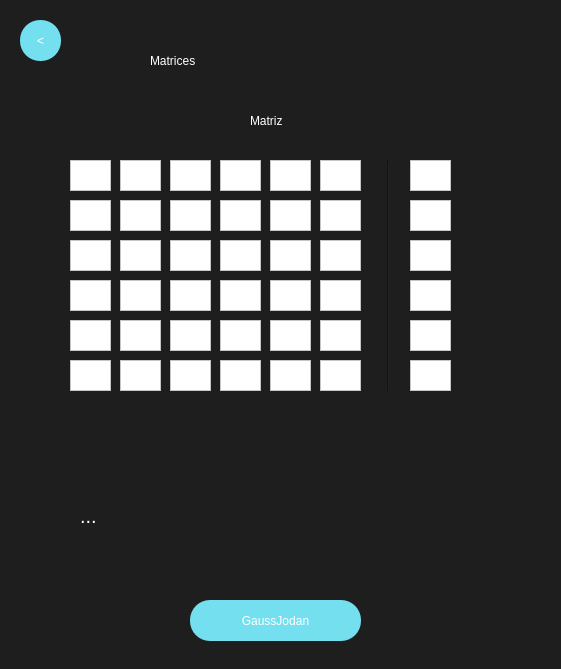
<?xml version="1.0" encoding="UTF-8"?>
<ui version="4.0">
 <class>MainWindow</class>
 <widget class="QMainWindow" name="MainWindow">
  <property name="geometry">
   <rect>
    <x>0</x>
    <y>0</y>
    <width>561</width>
    <height>669</height>
   </rect>
  </property>
  <property name="minimumSize">
   <size>
    <width>0</width>
    <height>0</height>
   </size>
  </property>
  <property name="maximumSize">
   <size>
    <width>2000</width>
    <height>2000</height>
   </size>
  </property>
  <property name="windowTitle">
   <string>MainWindow</string>
  </property>
  <property name="styleSheet">
   <string notr="true">QWidget{
background-color:#1E1E1E;
}

QPushButton{
background-color:#74E0Ef;
color:white;
font: 30pt &quot;Impact&quot;;
border-radius:25px;
}

QPushButton:hover{
background-color:#7A63FF;
color:#74E0Ef;
font: 30pt &quot;Impact&quot;;
border-radius:30px;
}
Line{
background-color:white;
}
</string>
  </property>
  <widget class="QWidget" name="centralwidget">
   <widget class="QLabel" name="label">
    <property name="geometry">
     <rect>
      <x>150</x>
      <y>30</y>
      <width>241</width>
      <height>61</height>
     </rect>
    </property>
    <property name="styleSheet">
     <string notr="true">color:white;
font: 50pt &quot;Impact&quot;;
</string>
    </property>
    <property name="text">
     <string>Matrices</string>
    </property>
   </widget>
   <widget class="QPushButton" name="GausBackButton">
    <property name="geometry">
     <rect>
      <x>20</x>
      <y>20</y>
      <width>41</width>
      <height>41</height>
     </rect>
    </property>
    <property name="styleSheet">
     <string notr="true">font: 20pt &quot;impact&quot;;
border-radius:20px;</string>
    </property>
    <property name="text">
     <string>&lt;</string>
    </property>
   </widget>
   <widget class="QTextEdit" name="num1Entry">
    <property name="geometry">
     <rect>
      <x>70</x>
      <y>160</y>
      <width>41</width>
      <height>31</height>
     </rect>
    </property>
    <property name="styleSheet">
     <string notr="true">background-color: rgb(255, 255, 255);</string>
    </property>
   </widget>
   <widget class="QTextEdit" name="num2Entry">
    <property name="geometry">
     <rect>
      <x>120</x>
      <y>160</y>
      <width>41</width>
      <height>31</height>
     </rect>
    </property>
    <property name="styleSheet">
     <string notr="true">background-color: rgb(255, 255, 255);</string>
    </property>
   </widget>
   <widget class="QTextEdit" name="num3Entry">
    <property name="geometry">
     <rect>
      <x>170</x>
      <y>160</y>
      <width>41</width>
      <height>31</height>
     </rect>
    </property>
    <property name="styleSheet">
     <string notr="true">background-color: rgb(255, 255, 255);</string>
    </property>
   </widget>
   <widget class="QTextEdit" name="num7Entry">
    <property name="geometry">
     <rect>
      <x>70</x>
      <y>200</y>
      <width>41</width>
      <height>31</height>
     </rect>
    </property>
    <property name="styleSheet">
     <string notr="true">background-color: rgb(255, 255, 255);</string>
    </property>
   </widget>
   <widget class="QTextEdit" name="num9Entry">
    <property name="geometry">
     <rect>
      <x>170</x>
      <y>200</y>
      <width>41</width>
      <height>31</height>
     </rect>
    </property>
    <property name="styleSheet">
     <string notr="true">background-color: rgb(255, 255, 255);</string>
    </property>
   </widget>
   <widget class="QTextEdit" name="num8Entry">
    <property name="geometry">
     <rect>
      <x>120</x>
      <y>200</y>
      <width>41</width>
      <height>31</height>
     </rect>
    </property>
    <property name="styleSheet">
     <string notr="true">background-color: rgb(255, 255, 255);</string>
    </property>
   </widget>
   <widget class="QTextEdit" name="num15Entry">
    <property name="geometry">
     <rect>
      <x>170</x>
      <y>240</y>
      <width>41</width>
      <height>31</height>
     </rect>
    </property>
    <property name="styleSheet">
     <string notr="true">background-color: rgb(255, 255, 255);</string>
    </property>
   </widget>
   <widget class="QTextEdit" name="num13Entry">
    <property name="geometry">
     <rect>
      <x>70</x>
      <y>240</y>
      <width>41</width>
      <height>31</height>
     </rect>
    </property>
    <property name="styleSheet">
     <string notr="true">background-color: rgb(255, 255, 255);</string>
    </property>
   </widget>
   <widget class="QTextEdit" name="num14Entry">
    <property name="geometry">
     <rect>
      <x>120</x>
      <y>240</y>
      <width>41</width>
      <height>31</height>
     </rect>
    </property>
    <property name="styleSheet">
     <string notr="true">background-color: rgb(255, 255, 255);</string>
    </property>
   </widget>
   <widget class="QLabel" name="label_2">
    <property name="geometry">
     <rect>
      <x>250</x>
      <y>100</y>
      <width>71</width>
      <height>41</height>
     </rect>
    </property>
    <property name="styleSheet">
     <string notr="true">color:white;
font: 20pt &quot;Impact&quot;;
</string>
    </property>
    <property name="text">
     <string>Matriz </string>
    </property>
   </widget>
   <widget class="QLabel" name="ResultMatrix">
    <property name="geometry">
     <rect>
      <x>80</x>
      <y>450</y>
      <width>351</width>
      <height>131</height>
     </rect>
    </property>
    <property name="maximumSize">
     <size>
      <width>1000</width>
      <height>900</height>
     </size>
    </property>
    <property name="styleSheet">
     <string notr="true">color:white;
font:20px</string>
    </property>
    <property name="text">
     <string>...</string>
    </property>
    <property name="wordWrap">
     <bool>true</bool>
    </property>
   </widget>
   <widget class="QPushButton" name="GausButton">
    <property name="geometry">
     <rect>
      <x>190</x>
      <y>600</y>
      <width>171</width>
      <height>41</height>
     </rect>
    </property>
    <property name="maximumSize">
     <size>
      <width>16777215</width>
      <height>300</height>
     </size>
    </property>
    <property name="styleSheet">
     <string notr="true">font: 20pt &quot;impact&quot;;
border-radius:20px;</string>
    </property>
    <property name="text">
     <string>GaussJodan</string>
    </property>
   </widget>
   <widget class="QTextEdit" name="ind1Entry">
    <property name="geometry">
     <rect>
      <x>410</x>
      <y>160</y>
      <width>41</width>
      <height>31</height>
     </rect>
    </property>
    <property name="styleSheet">
     <string notr="true">background-color: rgb(255, 255, 255);</string>
    </property>
   </widget>
   <widget class="QTextEdit" name="ind3Entry">
    <property name="geometry">
     <rect>
      <x>410</x>
      <y>240</y>
      <width>41</width>
      <height>31</height>
     </rect>
    </property>
    <property name="styleSheet">
     <string notr="true">background-color: rgb(255, 255, 255);</string>
    </property>
   </widget>
   <widget class="QTextEdit" name="ind2Entry">
    <property name="geometry">
     <rect>
      <x>410</x>
      <y>200</y>
      <width>41</width>
      <height>31</height>
     </rect>
    </property>
    <property name="styleSheet">
     <string notr="true">background-color: rgb(255, 255, 255);</string>
    </property>
   </widget>
   <widget class="Line" name="line">
    <property name="geometry">
     <rect>
      <x>380</x>
      <y>160</y>
      <width>16</width>
      <height>231</height>
     </rect>
    </property>
    <property name="styleSheet">
     <string notr="true">background{
color:white;
}</string>
    </property>
    <property name="orientation">
     <enum>Qt::Vertical</enum>
    </property>
   </widget>
   <widget class="QTextEdit" name="num10Entry">
    <property name="geometry">
     <rect>
      <x>220</x>
      <y>200</y>
      <width>41</width>
      <height>31</height>
     </rect>
    </property>
    <property name="styleSheet">
     <string notr="true">background-color: rgb(255, 255, 255);</string>
    </property>
   </widget>
   <widget class="QTextEdit" name="num4Entry">
    <property name="geometry">
     <rect>
      <x>220</x>
      <y>160</y>
      <width>41</width>
      <height>31</height>
     </rect>
    </property>
    <property name="styleSheet">
     <string notr="true">background-color: rgb(255, 255, 255);</string>
    </property>
   </widget>
   <widget class="QTextEdit" name="num16Entry">
    <property name="geometry">
     <rect>
      <x>220</x>
      <y>240</y>
      <width>41</width>
      <height>31</height>
     </rect>
    </property>
    <property name="styleSheet">
     <string notr="true">background-color: rgb(255, 255, 255);</string>
    </property>
   </widget>
   <widget class="QTextEdit" name="num19Entry">
    <property name="geometry">
     <rect>
      <x>70</x>
      <y>280</y>
      <width>41</width>
      <height>31</height>
     </rect>
    </property>
    <property name="styleSheet">
     <string notr="true">background-color: rgb(255, 255, 255);</string>
    </property>
   </widget>
   <widget class="QTextEdit" name="num20Entry">
    <property name="geometry">
     <rect>
      <x>120</x>
      <y>280</y>
      <width>41</width>
      <height>31</height>
     </rect>
    </property>
    <property name="styleSheet">
     <string notr="true">background-color: rgb(255, 255, 255);</string>
    </property>
   </widget>
   <widget class="QTextEdit" name="num21Entry">
    <property name="geometry">
     <rect>
      <x>170</x>
      <y>280</y>
      <width>41</width>
      <height>31</height>
     </rect>
    </property>
    <property name="styleSheet">
     <string notr="true">background-color: rgb(255, 255, 255);</string>
    </property>
   </widget>
   <widget class="QTextEdit" name="num22Entry">
    <property name="geometry">
     <rect>
      <x>220</x>
      <y>280</y>
      <width>41</width>
      <height>31</height>
     </rect>
    </property>
    <property name="styleSheet">
     <string notr="true">background-color: rgb(255, 255, 255);</string>
    </property>
   </widget>
   <widget class="QTextEdit" name="ind4Entry">
    <property name="geometry">
     <rect>
      <x>410</x>
      <y>280</y>
      <width>41</width>
      <height>31</height>
     </rect>
    </property>
    <property name="styleSheet">
     <string notr="true">background-color: rgb(255, 255, 255);</string>
    </property>
   </widget>
   <widget class="QTextEdit" name="ind5Entry">
    <property name="geometry">
     <rect>
      <x>410</x>
      <y>320</y>
      <width>41</width>
      <height>31</height>
     </rect>
    </property>
    <property name="styleSheet">
     <string notr="true">background-color: rgb(255, 255, 255);</string>
    </property>
   </widget>
   <widget class="QTextEdit" name="num11Entry">
    <property name="geometry">
     <rect>
      <x>270</x>
      <y>200</y>
      <width>41</width>
      <height>31</height>
     </rect>
    </property>
    <property name="styleSheet">
     <string notr="true">background-color: rgb(255, 255, 255);</string>
    </property>
   </widget>
   <widget class="QTextEdit" name="num5Entry">
    <property name="geometry">
     <rect>
      <x>270</x>
      <y>160</y>
      <width>41</width>
      <height>31</height>
     </rect>
    </property>
    <property name="styleSheet">
     <string notr="true">background-color: rgb(255, 255, 255);</string>
    </property>
   </widget>
   <widget class="QTextEdit" name="num17Entry">
    <property name="geometry">
     <rect>
      <x>270</x>
      <y>240</y>
      <width>41</width>
      <height>31</height>
     </rect>
    </property>
    <property name="styleSheet">
     <string notr="true">background-color: rgb(255, 255, 255);</string>
    </property>
   </widget>
   <widget class="QTextEdit" name="num23Entry">
    <property name="geometry">
     <rect>
      <x>270</x>
      <y>280</y>
      <width>41</width>
      <height>31</height>
     </rect>
    </property>
    <property name="styleSheet">
     <string notr="true">background-color: rgb(255, 255, 255);</string>
    </property>
   </widget>
   <widget class="QTextEdit" name="num25Entry">
    <property name="geometry">
     <rect>
      <x>70</x>
      <y>320</y>
      <width>41</width>
      <height>31</height>
     </rect>
    </property>
    <property name="styleSheet">
     <string notr="true">background-color: rgb(255, 255, 255);</string>
    </property>
   </widget>
   <widget class="QTextEdit" name="num27Entry">
    <property name="geometry">
     <rect>
      <x>170</x>
      <y>320</y>
      <width>41</width>
      <height>31</height>
     </rect>
    </property>
    <property name="styleSheet">
     <string notr="true">background-color: rgb(255, 255, 255);</string>
    </property>
   </widget>
   <widget class="QTextEdit" name="num26Entry">
    <property name="geometry">
     <rect>
      <x>120</x>
      <y>320</y>
      <width>41</width>
      <height>31</height>
     </rect>
    </property>
    <property name="styleSheet">
     <string notr="true">background-color: rgb(255, 255, 255);</string>
    </property>
   </widget>
   <widget class="QTextEdit" name="num28Entry">
    <property name="geometry">
     <rect>
      <x>220</x>
      <y>320</y>
      <width>41</width>
      <height>31</height>
     </rect>
    </property>
    <property name="styleSheet">
     <string notr="true">background-color: rgb(255, 255, 255);</string>
    </property>
   </widget>
   <widget class="QTextEdit" name="num29Entry">
    <property name="geometry">
     <rect>
      <x>270</x>
      <y>320</y>
      <width>41</width>
      <height>31</height>
     </rect>
    </property>
    <property name="styleSheet">
     <string notr="true">background-color: rgb(255, 255, 255);</string>
    </property>
   </widget>
   <widget class="QTextEdit" name="num6Entry">
    <property name="geometry">
     <rect>
      <x>320</x>
      <y>160</y>
      <width>41</width>
      <height>31</height>
     </rect>
    </property>
    <property name="styleSheet">
     <string notr="true">background-color: rgb(255, 255, 255);</string>
    </property>
   </widget>
   <widget class="QTextEdit" name="num18Entry">
    <property name="geometry">
     <rect>
      <x>320</x>
      <y>240</y>
      <width>41</width>
      <height>31</height>
     </rect>
    </property>
    <property name="styleSheet">
     <string notr="true">background-color: rgb(255, 255, 255);</string>
    </property>
   </widget>
   <widget class="QTextEdit" name="num12Entry">
    <property name="geometry">
     <rect>
      <x>320</x>
      <y>200</y>
      <width>41</width>
      <height>31</height>
     </rect>
    </property>
    <property name="styleSheet">
     <string notr="true">background-color: rgb(255, 255, 255);</string>
    </property>
   </widget>
   <widget class="QTextEdit" name="num30Entry">
    <property name="geometry">
     <rect>
      <x>320</x>
      <y>320</y>
      <width>41</width>
      <height>31</height>
     </rect>
    </property>
    <property name="styleSheet">
     <string notr="true">background-color: rgb(255, 255, 255);</string>
    </property>
   </widget>
   <widget class="QTextEdit" name="num24Entry">
    <property name="geometry">
     <rect>
      <x>320</x>
      <y>280</y>
      <width>41</width>
      <height>31</height>
     </rect>
    </property>
    <property name="styleSheet">
     <string notr="true">background-color: rgb(255, 255, 255);</string>
    </property>
   </widget>
   <widget class="QTextEdit" name="num33Entry">
    <property name="geometry">
     <rect>
      <x>170</x>
      <y>360</y>
      <width>41</width>
      <height>31</height>
     </rect>
    </property>
    <property name="styleSheet">
     <string notr="true">background-color: rgb(255, 255, 255);</string>
    </property>
   </widget>
   <widget class="QTextEdit" name="num35Entry">
    <property name="geometry">
     <rect>
      <x>270</x>
      <y>360</y>
      <width>41</width>
      <height>31</height>
     </rect>
    </property>
    <property name="styleSheet">
     <string notr="true">background-color: rgb(255, 255, 255);</string>
    </property>
   </widget>
   <widget class="QTextEdit" name="num34Entry">
    <property name="geometry">
     <rect>
      <x>220</x>
      <y>360</y>
      <width>41</width>
      <height>31</height>
     </rect>
    </property>
    <property name="styleSheet">
     <string notr="true">background-color: rgb(255, 255, 255);</string>
    </property>
   </widget>
   <widget class="QTextEdit" name="num31Entry">
    <property name="geometry">
     <rect>
      <x>70</x>
      <y>360</y>
      <width>41</width>
      <height>31</height>
     </rect>
    </property>
    <property name="styleSheet">
     <string notr="true">background-color: rgb(255, 255, 255);</string>
    </property>
   </widget>
   <widget class="QTextEdit" name="num32Entry">
    <property name="geometry">
     <rect>
      <x>120</x>
      <y>360</y>
      <width>41</width>
      <height>31</height>
     </rect>
    </property>
    <property name="styleSheet">
     <string notr="true">background-color: rgb(255, 255, 255);</string>
    </property>
   </widget>
   <widget class="QTextEdit" name="num36Entry">
    <property name="geometry">
     <rect>
      <x>320</x>
      <y>360</y>
      <width>41</width>
      <height>31</height>
     </rect>
    </property>
    <property name="styleSheet">
     <string notr="true">background-color: rgb(255, 255, 255);</string>
    </property>
   </widget>
   <widget class="QTextEdit" name="ind6Entry">
    <property name="geometry">
     <rect>
      <x>410</x>
      <y>360</y>
      <width>41</width>
      <height>31</height>
     </rect>
    </property>
    <property name="styleSheet">
     <string notr="true">background-color: rgb(255, 255, 255);</string>
    </property>
   </widget>
  </widget>
 </widget>
 <resources/>
 <connections/>
</ui>
